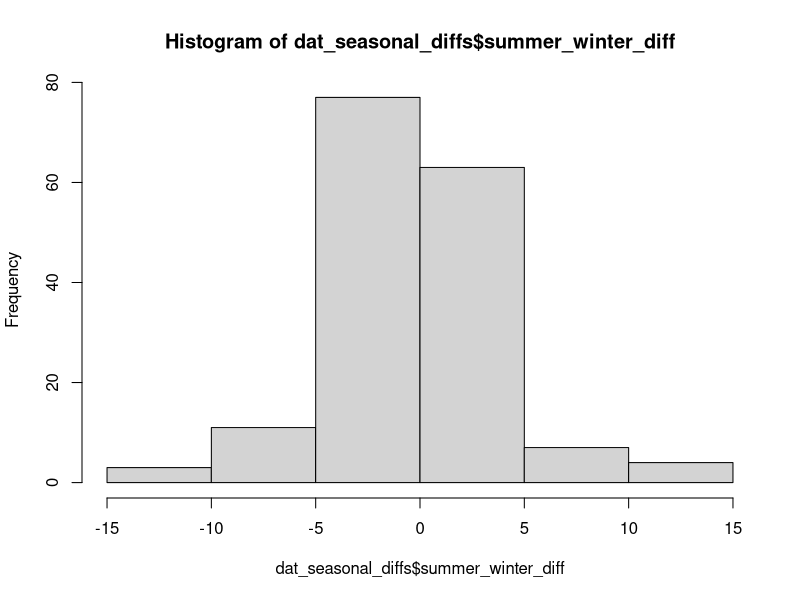
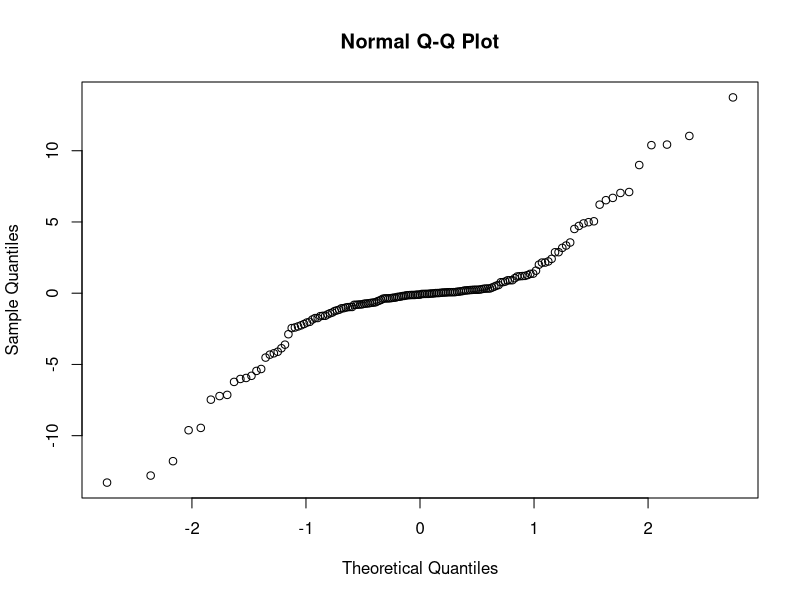
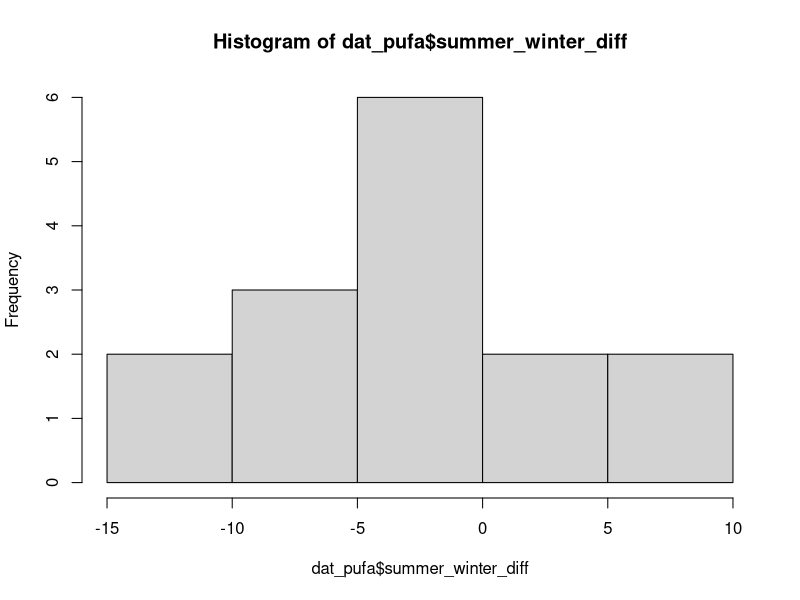
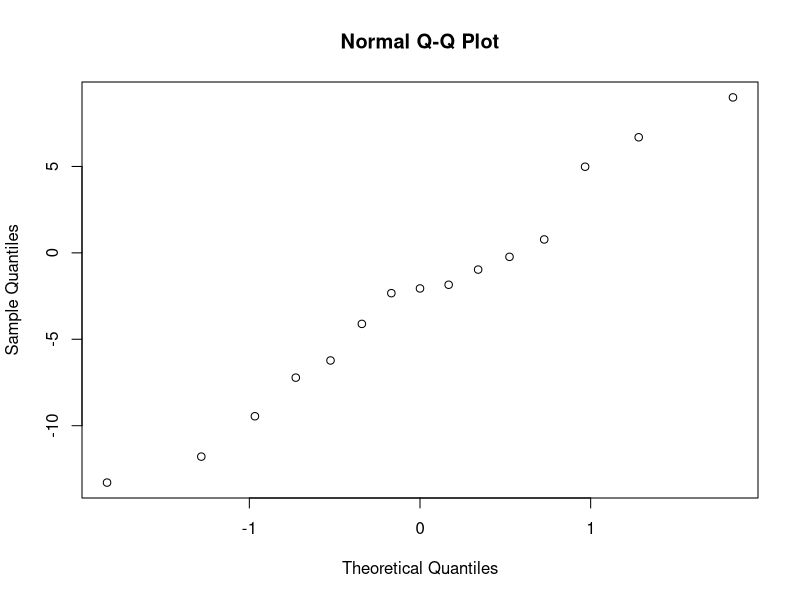
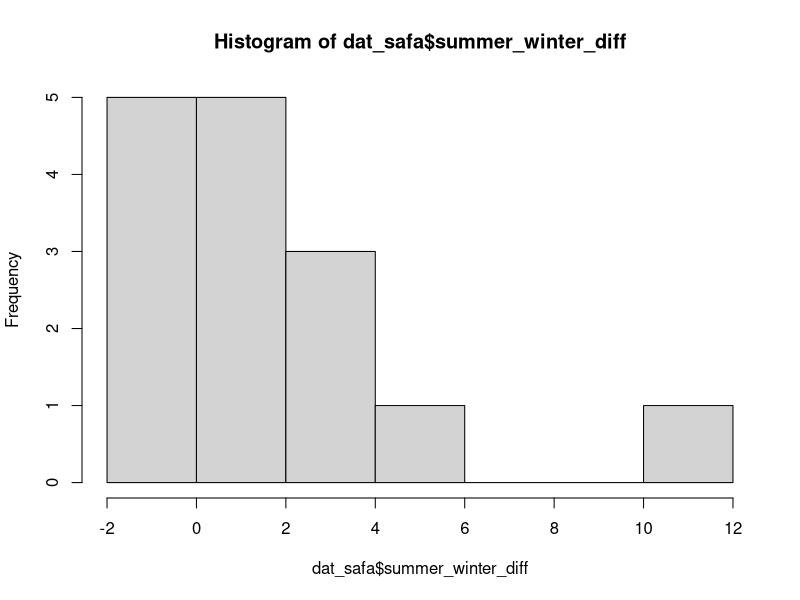
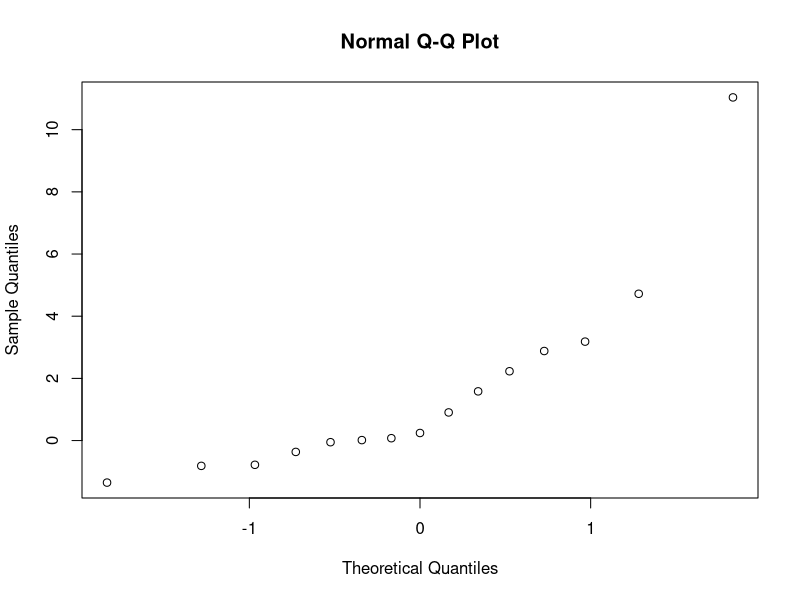
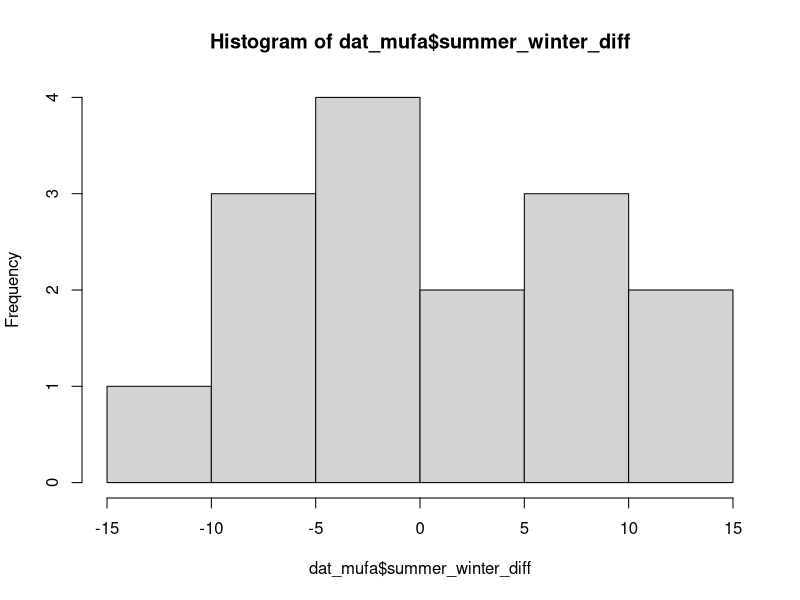
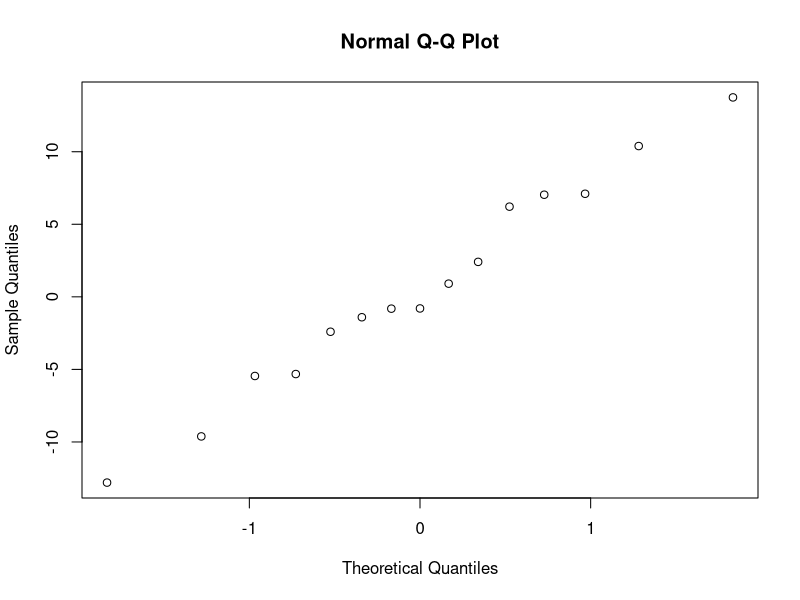

Write the R code that produced these figures, in order.
#=========================================================#
## ===================== OVERVIEW ====================== ##
#=========================================================#

#see "euli_fa_alternate_aggregate.R" for processing up to this point
#reads in full_dat_weighted_comm_agg from that script
#aggregated to lake/season (means, collapsed over years)

# 1)
# for each lake, summer - winter as response variable
# is this signif diff from zero?
# do for FA props (so...differencing proportions...)
# do confidence intervals overlap with zero?
# 
# 2)
# euli lakes - look at trophic state
# difference data as response
# does, say TP, affect PUFAs/SAFAs?
# 
# basically, more on euli lakes (difference, trophic, maybe secchi)


# GETTING STARTED ---------------------------------------------------------

#libraries
library(dplyr)
library(reshape2)
library(tidyr)
library(ggplot2)

# ----> read in data

dat <- read.csv("../Data/EULI_lake_seasonal_community_FAs.csv", 
                stringsAsFactors = FALSE)

head(dat)


# SEASONAL DIFFERENCES ----------------------------------------------------

# ----> find seasonal differences

#reorganize so season across top
dat_seasonal <- dat %>% 
  #make long
  melt(id.vars = c("lakename", "n_years", "season")) %>% 
  #split variable into agg and type
  separate(variable, into =c("agg", "FA_type"), sep = "__") %>% 
  #keep only averages
  filter(agg == "seasonal_avg") %>% 
  #remove that column
  select(-agg) %>% 
  #make wide
  dcast(lakename + n_years + FA_type ~ season, value.var = "value")

#find differences (summer-winter)
dat_seasonal_diffs <- dat_seasonal %>% 
  mutate(summer_winter_diff = iceoff - iceon) 

# ----> one sample t-test - are diffs diff from zero?

#is sample mean (mean of all diffs) different from zero?
#not sure that's exactly what we want...

#one value per lake/season/FA_type

#quick check for normality (across ALL fa types)
hist(dat_seasonal_diffs$summer_winter_diff)
#not bad

#null of normality
shapiro.test(dat_seasonal_diffs$summer_winter_diff)
#hmmm, reject null

#plot
qqnorm(dat_seasonal_diffs$summer_winter_diff)
#yeah...not really normal

#well, testing anyways...

#one sample t-test
t.test(dat_seasonal_diffs$summer_winter_diff, mu=0, alternative = "two.sided")

# data:  dat_seasonal_diffs$summer_winter_diff
# t = -0.71741, df = 164, p-value = 0.4741
# alternative hypothesis: true mean is not equal to 0
# 95 percent confidence interval:
#   -0.7761753  0.3624698
# sample estimates:
#   mean of x 
# -0.2068528 

#confidence interval includes zero


# ----> PUFA only

dat_pufa <- dat_seasonal_diffs %>% 
  filter(FA_type == "PUFA_perc")

hist(dat_pufa$summer_winter_diff)
#not really...
qqnorm(dat_pufa$summer_winter_diff)
#meh
shapiro.test(dat_pufa$summer_winter_diff)
# data:  dat_pufa$summer_winter_diff
# W = 0.97436, p-value = 0.9166


t.test(dat_pufa$summer_winter_diff, mu=0, alternative = "two.sided")
# data:  dat_pufa$summer_winter_diff
# t = -1.5256, df = 14, p-value = 0.1494
# alternative hypothesis: true mean is not equal to 0
# 95 percent confidence interval:
#   -6.106918  1.030184
# sample estimates:
#   mean of x 
# -2.538367 

#CI crosses zero

# ----> SAFA only

dat_safa <- dat_seasonal_diffs %>% 
  filter(FA_type == "SAFA_perc")

hist(dat_safa$summer_winter_diff)
#skewed
qqnorm(dat_safa$summer_winter_diff)
#yeah, not normal
shapiro.test(dat_safa$summer_winter_diff)
# data:  dat_safa$summer_winter_diff
# W = 0.77148, p-value = 0.001619

#but testing just because

t.test(dat_safa$summer_winter_diff, mu=0, alternative = "two.sided")
# data:  dat_safa$summer_winter_diff
# t = 1.9383, df = 14, p-value = 0.07302
# alternative hypothesis: true mean is not equal to 0
# 95 percent confidence interval:
#   -0.1669648  3.3014506
# sample estimates:
#   mean of x 
# 1.567243 

#again, crosses zero

# ----> MUFAs

dat_mufa <- dat_seasonal_diffs %>% 
  filter(FA_type == "MUFA_perc")

hist(dat_mufa$summer_winter_diff)
qqnorm(dat_mufa$summer_winter_diff)
shapiro.test(dat_mufa$summer_winter_diff)
# data:  dat_mufa$summer_winter_diff
# W = 0.98202, p-value = 0.9814

t.test(dat_mufa$summer_winter_diff, mu=0, alternative = "two.sided")
# data:  dat_mufa$summer_winter_diff
# t = 0.3223, df = 14, p-value = 0.752
# alternative hypothesis: true mean is not equal to 0
# 95 percent confidence interval:
#   -3.466713  4.692852
# sample estimates:
#   mean of x 
# 0.6130696 



# TROPHIC STATE -----------------------------------------------------------


euli_full <- read.csv("../Data/under_ice_data.csv", stringsAsFactors = FALSE)

#smaller subset
euli_small <- euli_full %>% 
  select(lakename, year, season, watertemp,
         avetotphos, avetotdissphos, 
         avetotnitro, avetotdissnitro,
         avetotdoc, avecolor, avechla)

#need to find lake/season averages
euli_seasonal <- euli_small %>% 
  melt(id.vars = c("lakename", "year", "season")) %>% 
  #find seasonal averages for each lake (for each variable)
  group_by(lakename, season, variable) %>% 
  summarize(n_years = n_distinct(year),
            avg_val = mean(value, na.rm = TRUE)) %>% 
  as.data.frame()

#make wide again - full FA data
euli_seasonal_wide <- euli_seasonal %>% 
  dcast(lakename + n_years + season ~ variable, value.var = "avg_val")

#merge, keep only lakes of interest
euli_fa <- merge(dat, euli_seasonal_wide, by = c("lakename", "n_years", "season"), all.x = TRUE)

head(euli_fa)
summary(euli_fa)
#various missing - work with what have

#color/TP to get blue/green/brown/murky
filter(euli_fa, !is.na(avecolor) & !is.na(avetotphos))
#nope, too many are missing color

# ----> PUFA

#using just phos
ggplot(euli_fa, aes(avetotphos, seasonal_avg__PUFA_perc)) +
  geom_point(aes(color = lakename)) + 
  #geom_point(aes(color = as.factor(n_years))) +
  facet_wrap(~season)+
  ggtitle("TP/PUFA")
#more TP, more PUFA in *summer*
#more TP not helping PUFA in winter

#chla
ggplot(euli_fa, aes(avechla, seasonal_avg__PUFA_perc)) +
  geom_point(aes(color = lakename)) + 
  #geom_point(aes(color = as.factor(n_years))) +
  facet_wrap(~season) +
  ggtitle("chla/PUFA")
#more chla, less chla in *summer*
#more chla, not really an impact in winter

# ----> what about SAFA?
ggplot(euli_fa, aes(avetotphos, seasonal_avg__SAFA_perc)) +
  geom_point(aes(color = lakename)) + 
  #geom_point(aes(color = as.factor(n_years))) +
  facet_wrap(~season)+
  ggtitle("TP/SAFA")
#no real impact of TP either season

ggplot(euli_fa, aes(avechla, seasonal_avg__SAFA_perc)) +
  geom_point(aes(color = lakename)) + 
  #geom_point(aes(color = as.factor(n_years))) +
  facet_wrap(~season) +
  ggtitle("chla/SAFA")
#increase in chla sort of increase in SAFA in *summer*
#not really in winter

# ----> using differences

dat_seasonal_diffs_small <- dat_seasonal_diffs %>%
  select(-iceoff, -iceon)

euli_fa_diffs <- merge(dat_seasonal_diffs_small, euli_seasonal_wide, by = c("lakename", "n_years"), all.x = TRUE)

#hmmm...difference chla/TN/TP?
#or categorize by some breakpoint?

